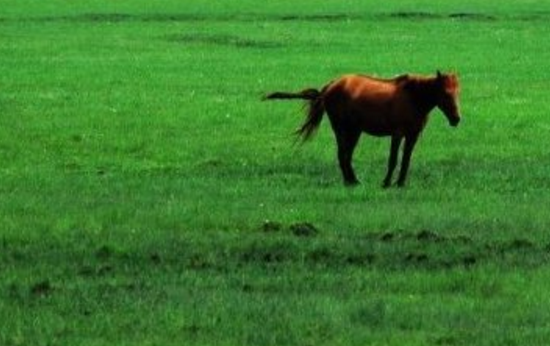
//> input picture class4/class4/horse_hw.jpg, 550 x 346 px
$ ./test_simple_segment_improve   (built with g++ and OpenCV 4)
//> lines starting //> are read from the running program, lines starting //| are printed output that depends on the picture; after the words box and inside, x2 and y2 are one past the last pixel; in counts of white or black regions, pixels touching at a corner belong together
/*
 *
 * 功能：通过灰度图做简单的图像分割,再使用findContours去掉多余的轮廓
 *
 */

#include <vector>

#include <opencv2/core/core.hpp>
#include <opencv2/highgui/highgui.hpp>
#include <opencv2/imgproc/imgproc.hpp>

int main(){

	//--1.读入图片
	cv::Mat image = cv::imread("horse_hw.jpg");
//> image is the input picture: 346 rows x 550 cols, CV_8UC3; mean B, G, R 45.2, 124.3, 59.5

	//--2.转换灰度图
	cv::Mat gray;
	cv::cvtColor(image,gray,CV_RGB2GRAY);
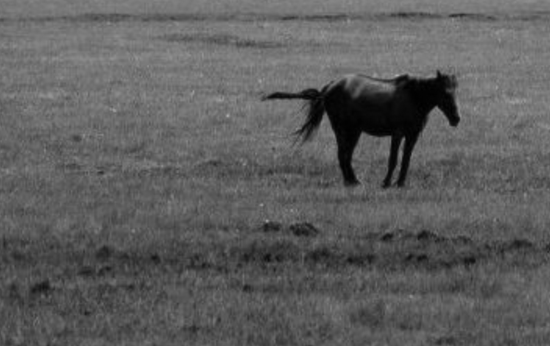
//> gray: 346 rows x 550 cols, CV_8UC1; min 0, max 176, mean 93.3

	//--3.二值化灰度图
	cv::Mat binary;
	cv::threshold(gray,binary,60,255,cv::THRESH_BINARY_INV);
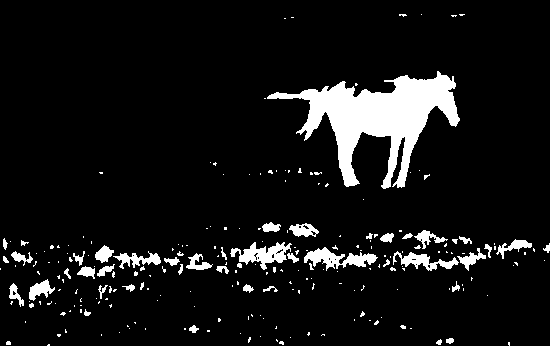
//> binary: 346 rows x 550 cols, CV_8UC1; 8.2% white; 232 white regions (186 under 20 px)
	//平滑处理(平滑/高斯平滑两种)
	//cv::blur(dst,dst,cv::Size(3,3));
	cv::GaussianBlur(binary, binary,cv::Size(3,3),0,0); //高斯平滑

	//形态学操作（此处效果不好，只用来展示加强理解）
	cv::erode(binary, binary,cv::Mat(),cv::Point(-1,-1),1);
	cv::dilate(binary, binary,cv::Mat(),cv::Point(-1,-1),1);
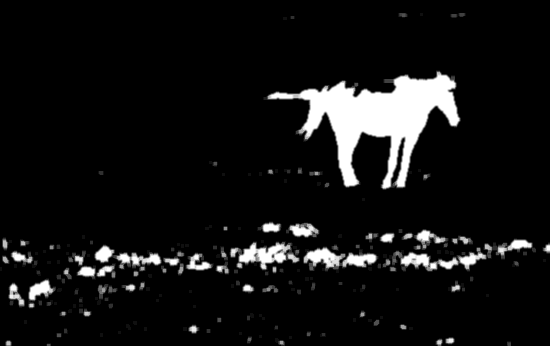
//> binary: 346 rows x 550 cols, CV_8UC1; min 0, max 255, mean 19.5

	//--4.寻找轮廓
	std::vector<std::vector<cv::Point> > contours;
	//contours这里出现异常，可以手动分配内存空间大小contours(10000)
	cv::Mat binary_copy; //因为findcontours函数会改变输入的图像，所以复制一个图像作为函数的输入
	binary.copyTo(binary_copy);
	cv::findContours(binary_copy,contours,CV_RETR_EXTERNAL/*获取外轮廓*/,CV_CHAIN_APPROX_NONE/*获取每个轮廓的每个像素*/, cv::Point());
//> contours = 155 contours, 99 with area under 20; largest, box (x1, y1, x2, y2) and area: (263, 70, 461, 190) 9552, (382, 238, 536, 272) 1662, (229, 241, 300, 276) 1230, (303, 244, 379, 273) 1107, (94, 244, 167, 277) 864

	//遍历每一个轮廓，把多余的轮廓去掉
	std::vector<std::vector<cv::Point> >::const_iterator it=contours.begin();
	while(it!=contours.end()){
		if(it->size()<500)
			it = contours.erase(it);
		else
			++it;
	}
//> after the loop, contours = 1 contour; box (x1, y1, x2, y2) and area: (263, 70, 461, 190) 9552

	//重新绘制轮廓
	cv::Mat dst(image.size(),CV_8U,cv::Scalar(0));
	cv::drawContours(dst,contours,-1/*绘制所有轮廓*/,cv::Scalar(255)/*绘制为白色*/,CV_FILLED/*轮廓全部填充*/);
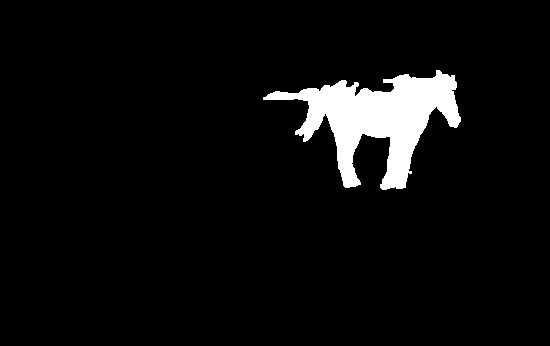
//> dst: 346 rows x 550 cols, CV_8UC1; 5.2% white; 1 white region, box (x1, y1, x2, y2) and area: (263, 70, 461, 190) 9955


	//--4.显示结果(原图和结果图显示在一起)
	const int width  = image.cols;
//> width = 550
	const int height = image.rows;
//> height = 346
	cv::Mat show_image(cv::Size(3*width,height),CV_8UC3);
	//将image拷贝到显示图片指定位置
	image.copyTo(show_image(cv::Rect(0,0,width,height)));
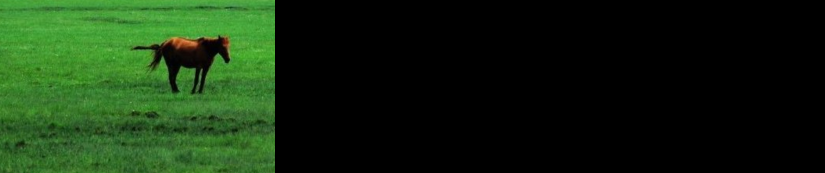
//> show_image: 346 rows x 1650 cols, CV_8UC3 (shown at 1/2 size); mean B, G, R 15.1, 41.4, 19.8
	//将binary,dst转换为3通道，使得show_image和dst通道数一致，或者使用convertTo()函数做操作
	cv::cvtColor(binary,binary,CV_GRAY2RGB);
//> binary: 346 rows x 550 cols, CV_8UC3
	cv::cvtColor(dst,dst,CV_GRAY2RGB);
	//将binary,dst拷贝image指定位置
	binary.copyTo(show_image(cv::Rect(width,0,width,height)));
	dst.copyTo(show_image(cv::Rect(2*width,0,width,height)));
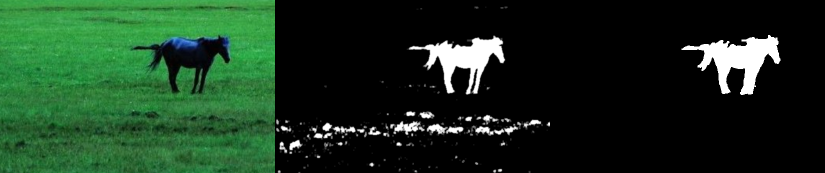
//> show_image: 346 rows x 1650 cols, CV_8UC3 (shown at 1/2 size); mean R, G, B 26, 52.4, 30.8
	//显示
	cv::imshow("show",show_image);
	cv::waitKey(0);
}
